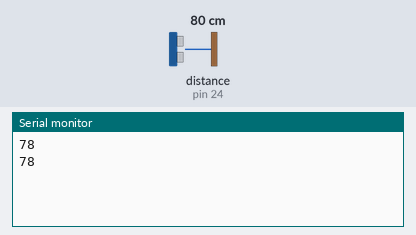
The sketch below on a simulated Arduino Mega 2560, built with avr-gcc and run on an emulated ATmega2560. Parts: the last lines printed to the serial monitor. Wiring (inferred from the names in the program): ultrasonic range finder: trigger pin 26; echo pin 24. Inputs (shaded band) come from the test bench; at power-on: distance to the obstacle (sensor on pin 24) 80 cm. The echo pulse lasts 58.3 µs per cm.

Above: at 1.8 s.
1.9 s: distance to the obstacle (sensor on pin 24) set to 2 cm
At 2.8 s:
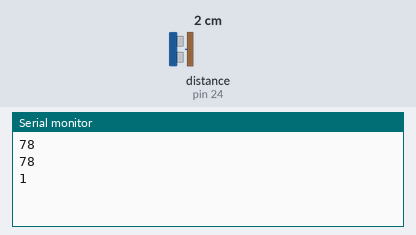
3.4 s: distance to the obstacle (sensor on pin 24) set to 4 cm
At 4.8 s:
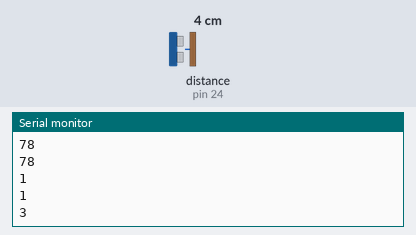
Timing chart, 0 to 6.4 s (numbered marks = the images above; inputs shaded):
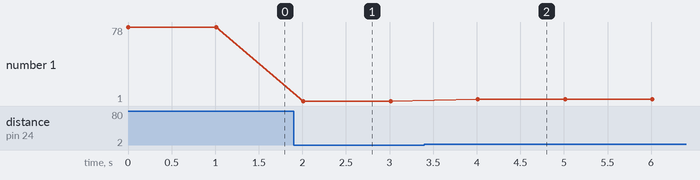

The sketch:

test.ino
```cpp
const int trigPin = 26;
const int echoPin = 24;
long duration;
int distance;

void setup() {
  Serial.begin(9600);
  pinMode(trigPin, OUTPUT);
  pinMode(echoPin, INPUT);
}

void loop() {
  digitalWrite(trigPin, LOW);
  delayMicroseconds(2);
  digitalWrite(trigPin, HIGH);
  delayMicroseconds(10);
  digitalWrite(trigPin, LOW);

  duration = pulseIn(echoPin, HIGH);
  distance = duration * 0.034 / 2;

  Serial.println(distance);  // Send distance data via Serial

  delay(1000);
}
```

Measured:
- after the input at 1.9 s, the serial monitor: prints a new line after 0.11 s (image 1)
- after the input at 3.4 s, the serial monitor: prints a new line after 0.61 s (image 2)
- plotted number 1: 78 → 1 after the input at 1.9 s, 1 → 3 after the input at 3.4 s
